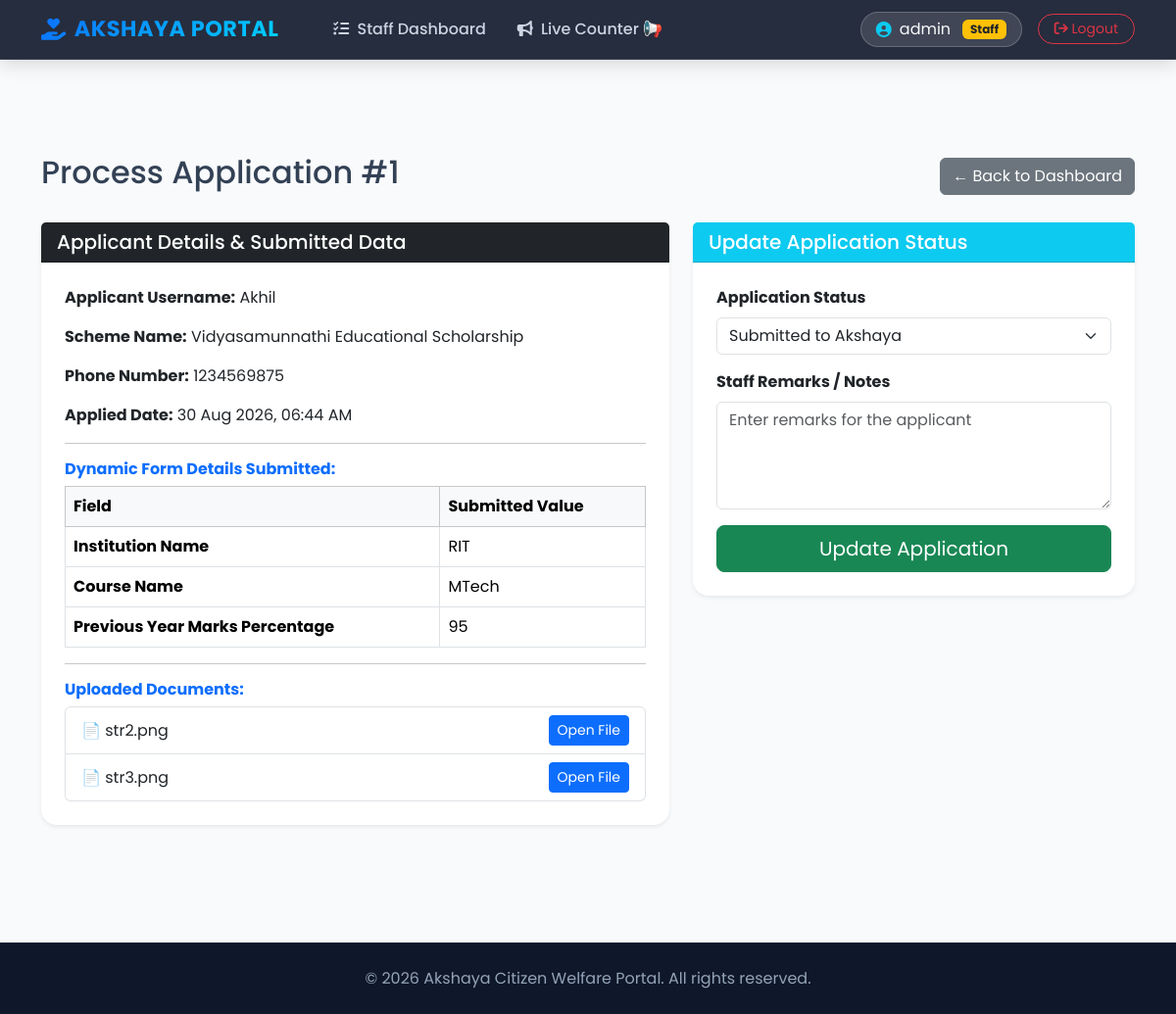
Page /process-application/1/ (signed in) on the committed database.
### welfare_app/models.py (models this page shows, shortened)
class Application(models.Model):
    application_id = models.CharField(max_length=12, unique=True, editable=False)
    user = models.ForeignKey(User, on_delete=models.CASCADE, related_name='applications')
    scheme = models.ForeignKey(Scheme, on_delete=models.CASCADE, related_name='applications')
    phone_number = models.CharField(max_length=15, blank=True)
    form_data = models.JSONField(default=dict, blank=True)
    status = models.CharField(max_length=30, choices=STATUS_CHOICES, default='PENDING_VERIFICATION')
    applied_date = models.DateTimeField(auto_now_add=True)
    rejection_reason = models.TextField(blank=True, null=True)
    staff_remarks = models.TextField(blank=True, null=True)
    appointment_date = models.DateField(null=True, blank=True)
    token_number = models.IntegerField(null=True, blank=True)
    govt_ref_number = models.CharField(max_length=100, blank=True, null=True)

class Scheme(models.Model):
    title = models.CharField(max_length=200)
    description = models.TextField()
    department = models.CharField(max_length=100)
    max_income = models.DecimalField(max_digits=10, decimal_places=2, default=999999)
    min_age = models.IntegerField(default=0)
    allowed_ration_cards = models.CharField(max_length=10, choices=RATION_CARD_CHOICES, default='ALL')
    category = models.CharField(max_length=10, choices=CATEGORY_CHOICES, default='ALL')
    allowed_gender = models.CharField(max_length=10, choices=GENDER_CHOICES, default='ALL')
    required_occupation = models.CharField(max_length=20, choices=OCCUPATION_CHOICES, default='ALL')
    allowed_marital_status = models.CharField(max_length=20, choices=MARITAL_STATUS_CHOICES, default='ALL')
    is_for_disabled_only = models.BooleanField(default=False)
    required_documents = models.TextField(help_text="Comma separated document names (e.g., Aadhaar, Income Certificate)", blank=True)
    extra_fields = models.TextField(help_text="Comma separated custom input field names", blank=True)

class ApplicationDocument(models.Model):
    application = models.ForeignKey(Application, on_delete=models.CASCADE, related_name='documents')
    document_name = models.CharField(max_length=255)
    file = models.FileField(upload_to='application_docs/')
    uploaded_at = models.DateTimeField(auto_now_add=True)

### welfare_app/views.py (the view, shortened to what this page needs)
# urls.py: path('process-application/<int:app_id>/', views.process_application, name='process_application'),
@login_required(login_url='login')
@user_passes_test(is_staff_user)
def process_application(request, app_id):
    app = get_object_or_404(Application.objects.prefetch_related('documents'), id=app_id)
    return render(request, 'process_application.html', {'app': app})

### welfare_app/views.py (called while the page is built)
def is_staff_user(user):
    return user.is_staff or user.is_superuser

### welfare_app/templates/process_application.html (shortened to what this page needs)
{% extends 'base.html' %}
{% block content %}
<div class="container mt-5 mb-5">
    <div class="d-flex justify-content-between align-items-center mb-4">
        <h2>Process Application #{% if app.token_number %}{{ app.token_number }}{% else %}{{ app.id }}{% endif %}</h2>
        <a href="{% url 'staff_dashboard' %}" class="btn btn-secondary">← Back to Dashboard</a>
    </div>
    <div class="row">
        <div class="col-md-7">
            <div class="card shadow-sm mb-4 border-0">
                <div class="card-header bg-dark text-white">
                    <h5 class="mb-0">Applicant Details & Submitted Data</h5>
                </div>
                <div class="card-body p-4">
                    <p><strong>Applicant Username:</strong> {{ app.user.username }}</p>
                    <p><strong>Scheme Name:</strong> {{ app.scheme.title }}</p>
                    <p><strong>Phone Number:</strong> {{ app.phone_number }}</p>
                    <p><strong>Applied Date:</strong> {{ app.applied_date|date:"d M Y, h:i A" }}</p>
                    <hr>
                    <h6 class="fw-bold text-primary">Dynamic Form Details Submitted:</h6>
                    {% if app.form_data %}
                        <table class="table table-bordered mt-2">
                            <thead class="table-light">
                                <tr>
                                    <th>Field</th>
                                    <th>Submitted Value</th>
                                </tr>
                            </thead>
                            <tbody>
                                {% for key, value in app.form_data.items %}
                                    <tr>
                                        <td><strong>{{ key }}</strong></td>
                                        <td>{{ value }}</td>
                                    </tr>
                                {% endfor %}
                            </tbody>
                        </table>
                    {% else %}
                        <p class="text-muted">No extra field data submitted.</p>
                    {% endif %}
                    <hr>
                    <h6 class="fw-bold text-primary">Uploaded Documents:</h6>
                    {% if app.documents.all %}
                        <ul class="list-group mt-2">
                            {% for doc in app.documents.all %}
                                <li class="list-group-item d-flex justify-content-between align-items-center">
                                    <span>📄 {{ doc.document_name|default:"Uploaded File" }}</span>
                                    <a href="{{ doc.file.url }}" target="_blank" class="btn btn-sm btn-primary">
                                        Open File
                                    </a>
                                </li>
                            {% endfor %}
                        </ul>
                    {% elif not app.document %}
                        <span class="text-danger fw-bold">No documents uploaded for this application.</span>
                    {% endif %}
                </div>
            </div>
        </div>
        <div class="col-md-5">
            <div class="card shadow-sm border-0">
                <div class="card-header bg-info text-white">
                    <h5 class="mb-0">Update Application Status</h5>
                </div>
                <div class="card-body p-4">
                    <form method="POST" enctype="multipart/form-data">
                        <div class="mb-3">
                            <label class="form-label fw-bold">Application Status</label>
                            <select name="status" class="form-select">
                                <option value="Submitted" {% if app.status == 'Submitted' %}selected{% endif %}>Submitted to Akshaya</option>
                            </select>
                        </div>
                        <div class="mb-3">
                            <label class="form-label fw-bold">Staff Remarks / Notes</label>
                            <textarea name="remarks" class="form-control" rows="4" placeholder="Enter remarks for the applicant">{{ app.staff_remarks|default:'' }}</textarea>
                        </div>
                        <button type="submit" class="btn btn-success w-100 btn-lg">Update Application</button>
                    </form>
                </div>
            </div>
        </div>
    </div>
</div>
{% endblock %}

### welfare_app/templates/base.html (shortened to what this page needs)
<!DOCTYPE html>
<html lang="en">
<head>
    <link href="https://cdn.jsdelivr.net/npm/bootstrap@5.3.2/dist/css/bootstrap.min.css" rel="stylesheet">
    <link rel="stylesheet" href="https://cdnjs.cloudflare.com/ajax/libs/font-awesome/6.4.2/css/all.min.css">
</head>
<body>
    <nav class="navbar navbar-expand-lg custom-navbar sticky-top">
        <div class="container">
            <a class="navbar-brand d-flex align-items-center gap-2" href="{% url 'home' %}">
                <i class="fa-solid fa-hand-holding-heart text-info"></i> AKSHAYA PORTAL
            </a>
            <div class="collapse navbar-collapse" id="navbarNav">
                <ul class="navbar-nav me-auto mb-2 mb-lg-0 ms-lg-4">
                    {% if user.is_authenticated %}
                        {% if user.is_staff %}
                            <li class="nav-item">
                                <a class="nav-link" href="{% url 'staff_dashboard' %}">
                                    <i class="fa-solid fa-list-check me-1"></i> Staff Dashboard
                                </a>
                            </li>
                            <li class="nav-item">
                                <a class="nav-link" href="{% url 'staff_counter_process' %}">
                                    <i class="fa-solid fa-bullhorn me-1"></i> Live Counter 📢
                                </a>
                            </li>
                        {% endif %}
                    {% endif %}
                </ul>
                <div class="d-flex align-items-center gap-3">
                    {% if user.is_authenticated %}
                        <div class="user-badge d-flex align-items-center gap-2 fs-6">
                            <i class="fa-solid fa-circle-user text-info"></i>
                            <span>{{ user.username }}</span>
                            {% if user.is_staff %}
                                <span class="badge bg-warning text-dark ms-1">Staff</span>
                            {% endif %}
                        </div>
                        <a href="{% url 'logout' %}" class="btn btn-outline-danger btn-sm rounded-pill px-3">
                            <i class="fa-solid fa-arrow-right-from-bracket"></i> Logout
                        </a>
                    {% else %}
                        <a href="{% url 'login' %}" class="btn btn-outline-light btn-sm rounded-pill px-3">Login</a>
                        <a href="{% url 'register' %}" class="btn btn-gradient-primary btn-sm px-3">Register</a>
                    {% endif %}
                </div>
            </div>
        </div>
    </nav>
    <main class="main-container">
        {% block content %}{% endblock %}
    </main>
    <footer class="text-center py-4 mt-auto">
        <div class="container">
            <p class="mb-0 fs-6">&copy; {% now "Y" %} Akshaya Citizen Welfare Portal. All rights reserved.</p>
        </div>
    </footer>
</body>
</html>

### welfare_app/templates/base.html (style rules this page uses)
:root { --primary-gradient: linear-gradient(135deg, #0d6efd 0%, #00d2ff 100%); --accent-gradient: linear-gradient(135deg, #11998e 0%, #38ef7d 100%); --dark-gradient: linear-gradient(135deg, #1e293b 0%, #0f172a 100%); --bg-color: #f8fafc; }
body { font-family: 'Poppins', sans-serif; background-color: var(--bg-color); color: #334155; min-height: 100vh; display: flex; flex-direction: column; }
.custom-navbar { background: rgba(15, 23, 42, 0.9); backdrop-filter: blur(12px); border-bottom: 1px solid rgba(255, 255, 255, 0.1); box-shadow: 0 4px 20px rgba(0, 0, 0, 0.15); }
.navbar-brand { font-weight: 700; font-size: 1.4rem; background: var(--primary-gradient); -webkit-background-clip: text; -webkit-text-fill-color: transparent; letter-spacing: 0.5px; }
.nav-link { font-weight: 500; color: #cbd5e1 !important; transition: all 0.3s ease; padding: 0.5rem 1rem !important; border-radius: 8px; }
.user-badge { background: rgba(255, 255, 255, 0.12); border: 1px solid rgba(255, 255, 255, 0.2); border-radius: 30px; padding: 5px 15px; color: #f8fafc; }
.main-container { flex: 1; padding-top: 2rem; padding-bottom: 3rem; }
.card { border: none; border-radius: 16px; box-shadow: 0 10px 30px rgba(0, 0, 0, 0.05); transition: transform 0.3s ease, box-shadow 0.3s ease; }
footer { background: #0f172a; color: #94a3b8; border-top: 1px solid rgba(255, 255, 255, 0.05); }

### rows in the picture
Application: token_number "1", user.username "Akhil", scheme "Vidyasamunnathi Educational Scholarship", phone_number "1234569875", applied_date "30 Aug 2026, 06:44 AM"
ApplicationDocument: document_name "str2.png"
ApplicationDocument: document_name "str3.png"

### other values in the picture
{{ user.username }} "admin"
{{ key }} "Institution Name" "Course Name" "Previous Year Marks Percentage"
{{ value }} "RIT" "MTech" "95"
